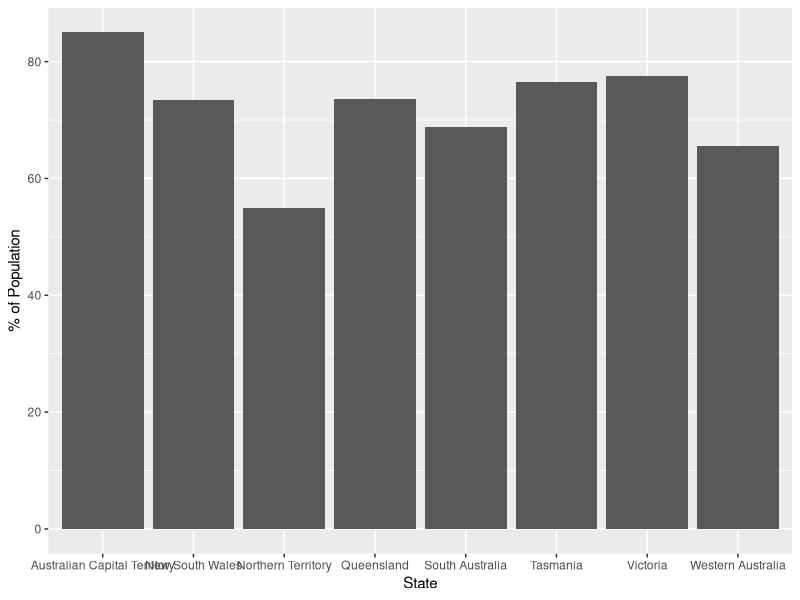

Recreate this plot in R.
install.packages(tidyverse)
library(tidyverse) 


df1 <- read_csv("AUS TOTAL.csv")

ggplot(data = df1) +
  geom_bar(mapping = aes(x = State, y=`% of Population`), stat="identity")
